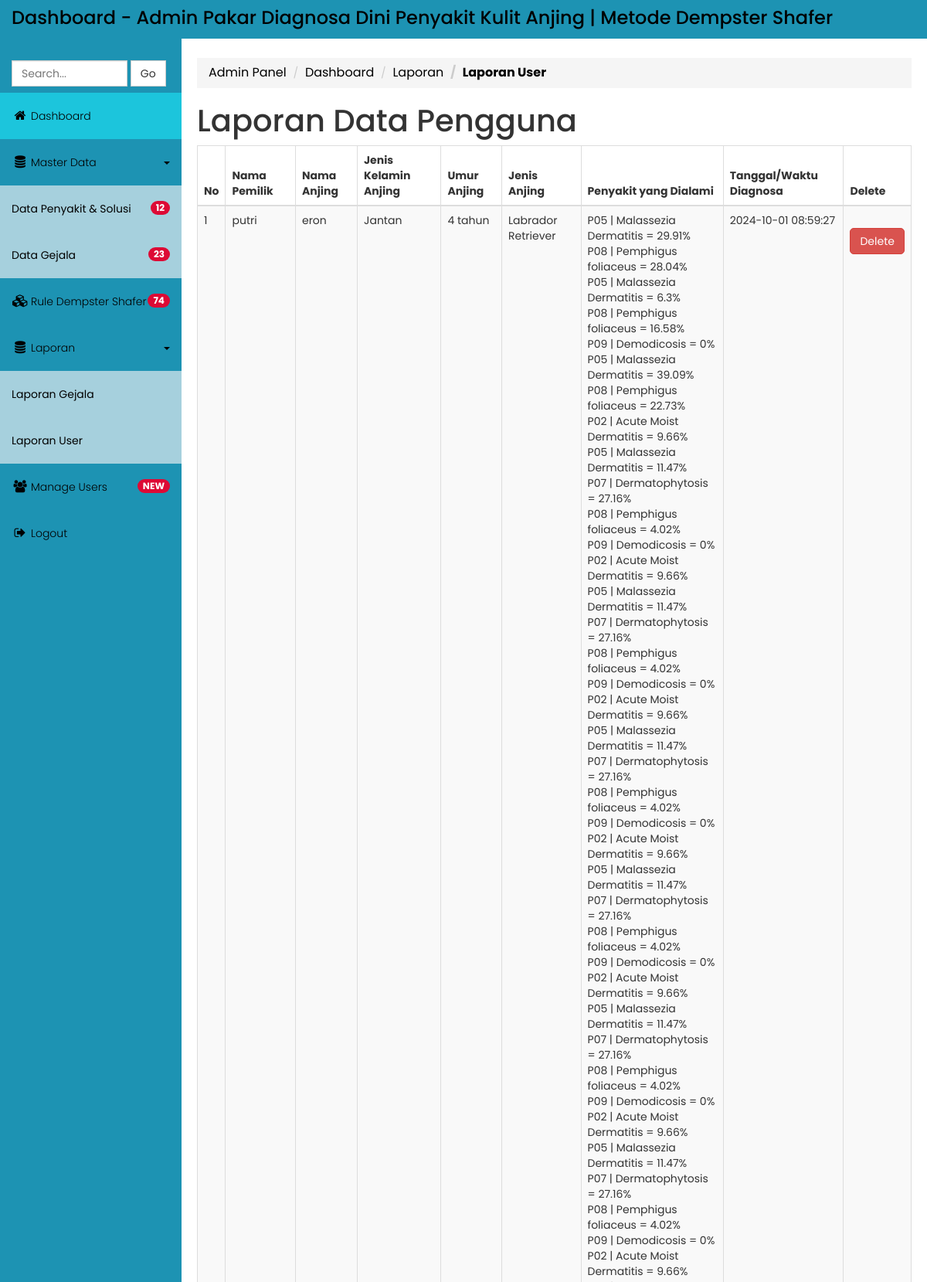
/admin/lapuser.php (upper part), run on the app's committed database.
### tables this page shows
CREATE TABLE `tb_hasil` (
  `idhasil` int(5) NOT NULL,
  `idpasien` int(5) NOT NULL,
  `kdpenyakit` varchar(4) NOT NULL,
  `persentase` double NOT NULL,
  `tanggal` datetime NOT NULL
);

CREATE TABLE `tbpasien` (
  `idpasien` int(10) NOT NULL,
  `nama_pemilik` varchar(30) NOT NULL,
  `no_telp_pemilik` varchar(15) NOT NULL,
  `nama_anjing` varchar(10) NOT NULL,
  `jenis_kelamin_anjing` varchar(10) NOT NULL,
  `noip` varchar(30) NOT NULL,
  `tanggal` date NOT NULL,
  `umur_anjing` varchar(20) NOT NULL,
  `jenis_anjing` varchar(20) NOT NULL,
  `berat_badan_anjing` int(6) NOT NULL
);

### admin/lapuser.php (the view, shortened to what this page needs)
<!DOCTYPE html>
<head>
    <link rel="stylesheet" type="text/css" href="assets/css/bootstrap.min.css">
  <link rel="stylesheet" href="css/styling.css">
</head>
</head>
<body>
<div class="navbar navbar-inverse" role="navigation" style="background-color: #1D93B3; border: none;">
      <div class="navbar-header">
        <div class="logo"><h1  style="color: black; ">Dashboard - Admin Pakar Diagnosa Dini Penyakit Kulit Anjing | Metode Dempster Shafer</h1></div>
      </div>
    </div>
    <div class="template-page-wrapper">
      <div class="navbar-collapse collapse templatemo-sidebar">
        <ul class="templatemo-sidebar-menu">
          <li>
            <form class="navbar-form">
              <input type="text" class="form-control" id="templatemo_search_box" placeholder="Search...">
              <span class="btn btn-default">Go</span>
            </form>
          </li>
          <li class="active"><a href="index.php"><i class="fa fa-home"></i>Dashboard</a></li>
          <li class="sub open">
            <a href="javascript:;">
              <i class="fa fa-database"></i>Master Data <div class="pull-right"><span class="caret"></span></div>
            </a>
            <ul class="templatemo-submenu">
              <li><a href="penyakit.php"><span class="badge pull-right"><?php include "koneksi.php"; $queryNP=mysqli_query($koneksi,"SELECT * FROM tb_penyakit"); $numNP=mysqli_num_rows($queryNP); echo $numNP;?></span>Data Penyakit & Solusi</a></li>
              <li><a href="gejala.php"><span class="badge pull-right"><?php $queryNP=mysqli_query($koneksi,"SELECT * FROM tb_gejala"); $numNP=mysqli_num_rows($queryNP); echo $numNP;?></span>Data Gejala</a></li>
            </ul>
          </li>
          <li><a href="basis_pengetahuan.php"><i class="fa fa-cubes"></i><span class="badge pull-right"><?php $queryNR=mysqli_query($koneksi,"SELECT * FROM tb_rules"); $numNR=mysqli_num_rows($queryNR); echo $numNR;?></span>Rule Dempster Shafer</a></li>
          <li class="sub open">
            <a href="javascript:;">
              <i class="fa fa-database"></i>Laporan<div class="pull-right"><span class="caret"></span></div>
            </a>
            <ul class="templatemo-submenu">
              <li><a href="lapgejala.php">Laporan Gejala</a></li>
              <li><a href="lapuser.php"><span class="badge pull-right"><?php $queryNP3=mysqli_query($koneksi,"SELECT * FROM tbpasien");?></span>Laporan User</a></li>
            </ul>
          </li>
          <li><a href="manage_user.php"><i class="fa fa-users"></i><span class="badge pull-right">NEW</span>Manage Users</a></li>
          <li><a href="javascript:;" data-toggle="modal" data-target="#confirmModal"><i class="fa fa-sign-out"></i>Logout</a></li>
        </ul>
      </div>
      <div class="templatemo-content-wrapper">
        <div class="templatemo-content">
          <ol class="breadcrumb">
            <li><a href="index.php" style="color: black; font-size: 12pt;">Admin Panel</a></li>
            <li><a href="#"style="color: black; font-size: 12pt;">Dashboard</a></li>
            <li><a href="#" style="color: black; font-size: 12pt;">Laporan</a></li>
            <li class="active" style="color: black; font-size: 12pt; font-weight: bold;">Laporan User</li>
          </ol>
          <h1>Laporan Data Pengguna</h1>
                   <div class="row">
            <div class="col-md-12">
            <div class="table-responsive">
  <table class="table table-striped table-hover table-bordered">
    <thead>
      <tr>
        <th>No</th>
        <th>Nama Pemilik</th>
        <th>Nama Anjing</th>
        <th>Jenis Kelamin Anjing</th>
        <th>Umur Anjing</th>
        <th>Jenis Anjing</th>
        <th>Penyakit yang Dialami</th>
        <th>Tanggal/Waktu Diagnosa</th>
        <th>Delete<input type="hidden" id="texthapus"></th>
      </tr>
    </thead><tbody>
<?php
include "koneksi.php";
$arrPenyakit = array();
$queryP = mysqli_query($koneksi, "SELECT * FROM tb_penyakit");
while ($dataP = mysqli_fetch_array($queryP)) {
    $arrPenyakit["$dataP[kdpenyakit]"] = $dataP['nama_penyakit'];
}
$sql = "SELECT tbpasien.*, tb_hasil.*
        FROM tbpasien
        JOIN tb_hasil ON tb_hasil.idpasien = tbpasien.idpasien
        ORDER BY tb_hasil.idhasil DESC";
$qry = mysqli_query($koneksi, $sql) or die("SQL Error: " . mysqli_error($koneksi));
$no = 0;
$idpasienDitampilkan = array();
while ($data = mysqli_fetch_array($qry)) {
    $idpasien = $data['idpasien'];
    if (!in_array($idpasien, $idpasienDitampilkan)) {
        $no++;
        ?>
        <tr>
            <td><?php echo $no; ?></td>
            <td><?php echo $data['nama_pemilik']; ?></td>
            <td><?php echo $data['nama_anjing']; ?></td>
            <td><?php echo $data['jenis_kelamin_anjing']; ?></td>
            <td><?php echo $data['umur_anjing']; ?></td>
            <td><?php echo $data['jenis_anjing']; ?></td>
            <td>
                <?php
                $strP = mysqli_query($koneksi, "SELECT * FROM tb_hasil WHERE idpasien='$idpasien'");
                while ($dataP = mysqli_fetch_array($strP)) {
                    echo $dataP['kdpenyakit'] . " | ";
                    echo $arrPenyakit["$dataP[kdpenyakit]"];
                    echo " = " . $dataP['persentase'] . "%<br>";
                }
                ?>
            </td>
            <td><?php echo $data['tanggal']; ?></td>
            <td>
                <form method="post" action="hapus_pasien.php">
                    <button type="submit" class="btn btn-danger" style="border-radius: 5px;">Delete</button>
                </form>
            </td>
        </tr>
        <?php
        $idpasienDitampilkan[] = $idpasien;
    }
}
?>
</tbody>
</div>
            </div>
          </div>
        </div>
      </div>
</body>
</html>

### admin/css/styling.css (style rules this page uses)
* { font-family: 'Poppins', sans-serif; }
body { background-color: rgb(235,235,235); }
h1 { font-size: 30pt; }
.logo { display: inline-block; }
.logo h1 { font-size: 24px; margin: 10px 15px; }
.templatemo-content-wrapper { float: left; width: 100%; }
.templatemo-content { margin-left: 235px; margin-top: 0px; min-height: 600px; padding: 25px 20px 0 20px; background-color: white; overflow-x: hidden; }
#templatemo_search_box { width: 150px; display: inline-block; }
.navbar { margin-bottom: 0; border-radius: 0; }
.navbar-header { color: rgb(127,127,127); }
.templatemo-sidebar { padding: 0; margin-top: 20px; }
.templatemo-sidebar .templatemo-sidebar-menu { list-style: none; margin: 0; padding: 0; }
.templatemo-sidebar .templatemo-sidebar-menu > li { display: block; margin: 0; padding: 0; border: 0px; }
.templatemo-sidebar .templatemo-sidebar-menu > li > a { display: block; position: relative; margin: 0; border: 0px; padding: 20px 15px; text-decoration: none; font-size: 14px; font-weight: 300; }
.templatemo-sidebar-menu a { color: black; }
.templatemo-sidebar-menu li.sub .templatemo-submenu { display: none; }
.templatemo-sidebar-menu li.sub.open .templatemo-submenu { display: block; }
.templatemo-submenu { padding-left: 0; }
.templatemo-submenu li { list-style: none; background-color: #DFDFDF; }
.templatemo-submenu li a { display: block; padding: 20px 15px; margin: 0; }
.templatemo-sidebar-menu > li.sub.open > a { background-color: rgba(145,145,145,0.3); }
.templatemo-sidebar .templatemo-sidebar-menu >li.active, .templatemo-sidebar .templatemo-sidebar-menu>li>a:hover { background-color: #6CBED2; }
.templatemo-sidebar .templatemo-sidebar-menu > li > a > i { font-size: 16px; top: 2px; margin-top: 1px; margin-left: 1px; margin-right: 4px; display: inline-block; width: 1.25em; text-align: center; }
.nav-pills>li>a, .nav-tabs>li>a, .alert, .progress, .panel, .btn, .panel-group .panel, .form-control, .modal-content, .breadcrumb { border-radius: 0; }
@media screen and (min-width: 992px) { .templatemo-sidebar { width: 235px; float: left; position: relative; margin-right: -100%; } }

### admin/lapuser.php (style rules this page uses)
body { font-family: 'Poppins', sans-serif; display: flex; flex-direction: column; min-height: 100vh; }
form { margin-top: 20px; margin-bottom: 20px; }
table { margin-bottom: 40px; }
* { font-family: 'Poppins', sans-serif; }
body { background-color: #1D93B3; }
h1 { font-size: 30pt; }
.logo { display: inline-block; }
.logo h1 { font-size: 24px; margin: 10px 15px; }
.templatemo-content-wrapper { float: left; width: 100%; }
.templatemo-content { margin-left: 235px; margin-top: 0px; min-height: 600px; padding: 25px 20px 0 20px; background-color: white; overflow-x: hidden; }
#templatemo_search_box { width: 150px; display: inline-block; }
.navbar { margin-bottom: 0; border-radius: 0; }
.navbar-header { color: #1D93B3; }
.templatemo-sidebar { padding: 0; margin-top: 20px; }
.templatemo-sidebar .templatemo-sidebar-menu { list-style: none; margin: 0; padding: 0; }
.templatemo-sidebar .templatemo-sidebar-menu > li { display: block; margin: 0; padding: 0; border: 0px; }
.templatemo-sidebar .templatemo-sidebar-menu > li > a { display: block; position: relative; margin: 0; border: 0px; padding: 20px 15px; text-decoration: none; font-size: 14px; font-weight: 300; }
.templatemo-sidebar-menu a { color: black; }
.templatemo-sidebar-menu li.sub .templatemo-submenu { display: none; }
.templatemo-sidebar-menu li.sub.open .templatemo-submenu { display: block; }
.templatemo-submenu { padding-left: 0; }
.templatemo-submenu li { list-style: none; background-color: #A6D0DD; }
.templatemo-submenu li a { display: block; padding: 20px 15px; margin: 0; }
.templatemo-sidebar-menu > li.sub.open > a { background-color: #1D93B3; }
.templatemo-sidebar .templatemo-sidebar-menu >li.active, .templatemo-sidebar .templatemo-sidebar-menu>li>a:hover { background-color: #1CC5DC; }
.templatemo-sidebar .templatemo-sidebar-menu > li > a > i { font-size: 16px; top: 2px; margin-top: 1px; margin-left: 1px; margin-right: 4px; display: inline-block; width: 1.25em; text-align: center; }
.nav-pills>li>a, .nav-tabs>li>a, .alert, .progress, .panel, .btn, .panel-group .panel, .form-control, .modal-content, .breadcrumb { border-radius: 0; }
@media screen and (min-width: 992px) { .templatemo-sidebar { width: 235px; float: left; position: relative; margin-right: -100%; } }
.badge { background-color: #DD0A35; color: white; font-weight: bold; }

### data on the page
tb_hasil: idpasien.nama_pemilik "putri", idpasien.nama_anjing "eron", idpasien.jenis_kelamin_anjing "Jantan", idpasien.umur_anjing "4 tahun", idpasien.jenis_anjing "Labrador Retriever", tanggal "2024-10-01 08:59:27"
tb_hasil: kdpenyakit "P05", kdpenyakit "Malassezia Dermatitis", persentase "29.91"
tb_hasil: kdpenyakit "P08", kdpenyakit "Pemphigus foliaceus", persentase "28.04"
tb_hasil: kdpenyakit "P05", kdpenyakit "Malassezia Dermatitis", persentase "6.3"
tb_hasil: kdpenyakit "P08", kdpenyakit "Pemphigus foliaceus", persentase "16.58"
tb_hasil: kdpenyakit "P09", kdpenyakit "Demodicosis", persentase "0"
tb_hasil: kdpenyakit "P05", kdpenyakit "Malassezia Dermatitis", persentase "39.09"
tb_hasil: kdpenyakit "P08", kdpenyakit "Pemphigus foliaceus", persentase "22.73"
tb_hasil: kdpenyakit "P02", kdpenyakit "Acute Moist Dermatitis", persentase "9.66"
tb_hasil: kdpenyakit "P05", kdpenyakit "Malassezia Dermatitis", persentase "11.47"
tb_hasil: kdpenyakit "P07", kdpenyakit "Dermatophytosis", persentase "27.16"
tb_hasil: kdpenyakit "P08", kdpenyakit "Pemphigus foliaceus", persentase "4.02"
tb_hasil: kdpenyakit "P09", kdpenyakit "Demodicosis", persentase "0"
tb_hasil: kdpenyakit "P02", kdpenyakit "Acute Moist Dermatitis", persentase "9.66"
tb_hasil: kdpenyakit "P05", kdpenyakit "Malassezia Dermatitis", persentase "11.47"
tb_hasil: kdpenyakit "P07", kdpenyakit "Dermatophytosis", persentase "27.16"
tb_hasil: kdpenyakit "P08", kdpenyakit "Pemphigus foliaceus", persentase "4.02"
tb_hasil: kdpenyakit "P09", kdpenyakit "Demodicosis", persentase "0"
tb_hasil: kdpenyakit "P02", kdpenyakit "Acute Moist Dermatitis", persentase "9.66"
tb_hasil: kdpenyakit "P05", kdpenyakit "Malassezia Dermatitis", persentase "11.47"
tb_hasil: kdpenyakit "P07", kdpenyakit "Dermatophytosis", persentase "27.16"
tb_hasil: kdpenyakit "P08", kdpenyakit "Pemphigus foliaceus", persentase "4.02"
tb_hasil: kdpenyakit "P09", kdpenyakit "Demodicosis", persentase "0"
tb_hasil: kdpenyakit "P02", kdpenyakit "Acute Moist Dermatitis", persentase "9.66"
tb_hasil: kdpenyakit "P05", kdpenyakit "Malassezia Dermatitis", persentase "11.47"
tb_hasil: kdpenyakit "P07", kdpenyakit "Dermatophytosis", persentase "27.16"
tb_hasil: kdpenyakit "P08", kdpenyakit "Pemphigus foliaceus", persentase "4.02"
tb_hasil: kdpenyakit "P09", kdpenyakit "Demodicosis", persentase "0"
tb_hasil: kdpenyakit "P02", kdpenyakit "Acute Moist Dermatitis", persentase "9.66"
tb_hasil: kdpenyakit "P05", kdpenyakit "Malassezia Dermatitis", persentase "11.47"
tb_hasil: kdpenyakit "P07", kdpenyakit "Dermatophytosis", persentase "27.16"
tb_hasil: kdpenyakit "P08", kdpenyakit "Pemphigus foliaceus", persentase "4.02"
tb_hasil: kdpenyakit "P09", kdpenyakit "Demodicosis", persentase "0"
tb_hasil: kdpenyakit "P02", kdpenyakit "Acute Moist Dermatitis", persentase "9.66"
tb_hasil: kdpenyakit "P05", kdpenyakit "Malassezia Dermatitis", persentase "11.47"
tb_hasil: kdpenyakit "P07", kdpenyakit "Dermatophytosis", persentase "27.16"
tb_hasil: kdpenyakit "P08", kdpenyakit "Pemphigus foliaceus", persentase "4.02"
tb_hasil: kdpenyakit "P09", kdpenyakit "Demodicosis", persentase "0"
tb_hasil: kdpenyakit "P02", kdpenyakit "Acute Moist Dermatitis", persentase "9.66"

### other printed values
$numNP "12"
$numNP "23"
$numNR "74"
